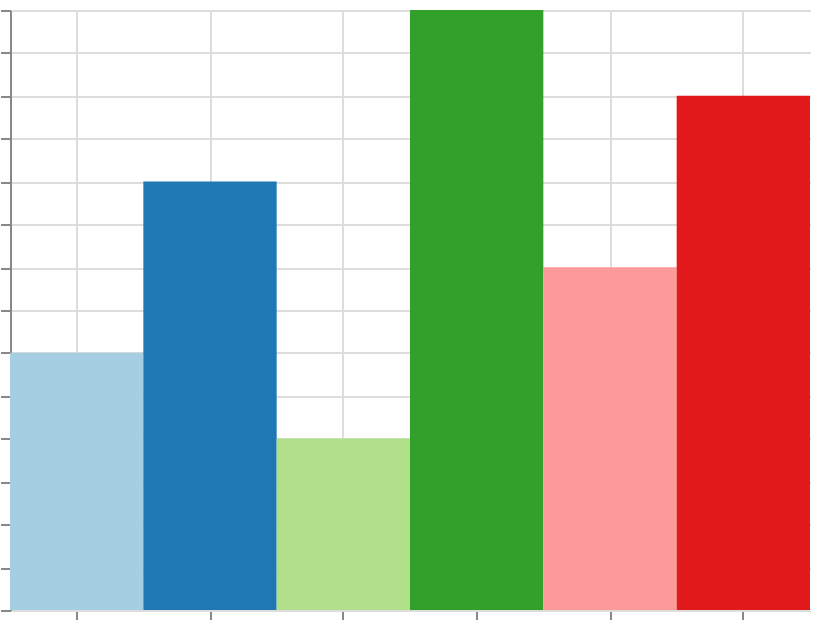

The specification (Vega-Lite) saved for this image:
### Vega specification from a JSON file in a GitHub repository (floating-point values rounded to 4 significant figures)
{"$schema": "https://vega.github.io/schema/vega/v6.json", "width": 400, "height": 300, "padding": 5, "autosize": "none", "data": [{"name": "table", "values": [{"cat": "A", "val": 3}, {"cat": "B", "val": 5}, {"cat": "C", "val": 2}, {"cat": "D", "val": 7}, {"cat": "E", "val": 4}, {"cat": "F", "val": 6}]}], "scales": [{"name": "x", "type": "band", "domain": {"data": "table", "field": "cat", "sort": true}, "range": "width"}, {"name": "y", "type": "linear", "domain": {"data": "table", "field": "val"}, "range": [{"signal": "height"}, 0], "zero": true, "nice": true}, {"name": "color", "type": "ordinal", "domain": {"data": "table", "field": "cat", "sort": true}, "scheme": "paired"}], "marks": [{"type": "rect", "from": {"data": "table"}, "encode": {"update": {"x": {"scale": "x", "field": "cat"}, "width": {"scale": "x", "band": 1}, "y": {"scale": "y", "field": "val"}, "y2": {"scale": "y", "value": 0}, "fill": {"scale": "color", "field": "cat"}}}}], "axes": [{"scale": "x", "orient": "bottom", "grid": true, "labels": false}, {"scale": "y", "orient": "left", "grid": true, "labels": false}], "legends": [{"fill": "color"}]}
